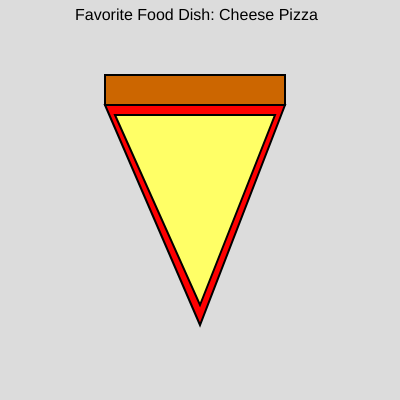
Frame 1 (no input)
Frame 60 (no input): identical to frame 1, image omitted
Frame 120 (the mouse pressed at the canvas centre since frame 60): identical to frame 1, image omitted

The p5.js sketch that drew this single still picture (run headless with seeded random() and noise() and a simulated clock; from frame 60 on, the mouse is pressed at the canvas centre):

// p5.js sketch
// ── sketch.js
function setup(){
    createCanvas(400,400);
}
function draw(){
    strokeWeight(2);
    background(220);
    fill(204, 102, 0);
    rect(105,75,180,30);
    fill(255, 0, 0);
    triangle(105, 105, 200, 325, 285, 105);
    fill(255, 255, 102);
    triangle(115, 115, 200, 305, 275, 115);
    fill(0, 0, 0);
    strokeWeight(4);
    textSize(16);
    text("Favorite Food Dish: Cheese Pizza", 75, 20);
}
